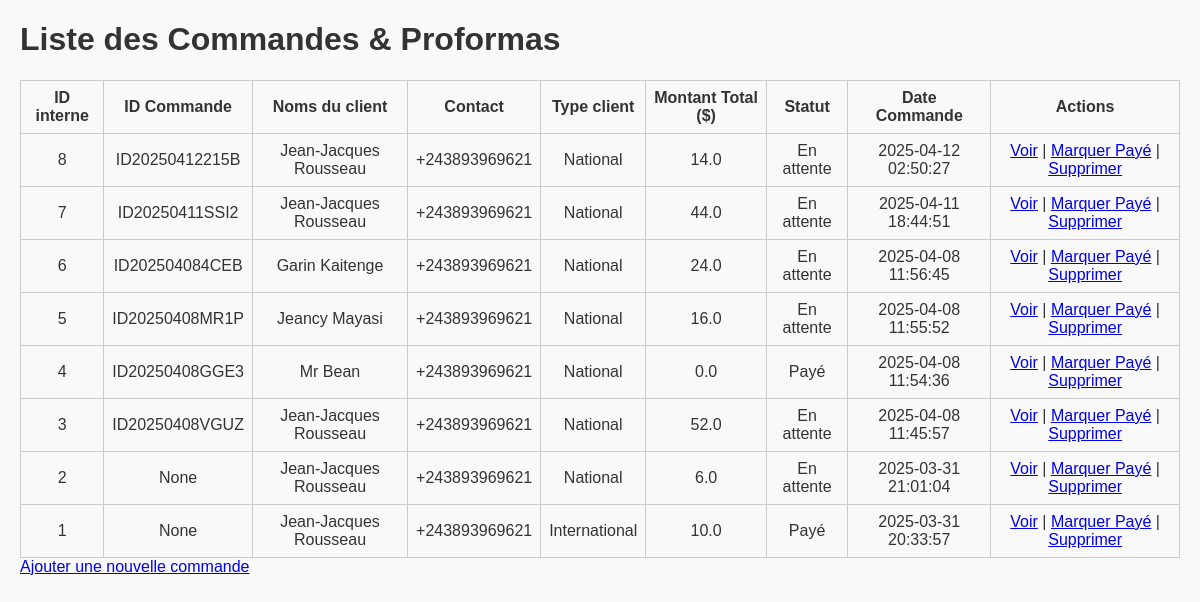
/commandes/liste, run on an earlier commit of the app's database.
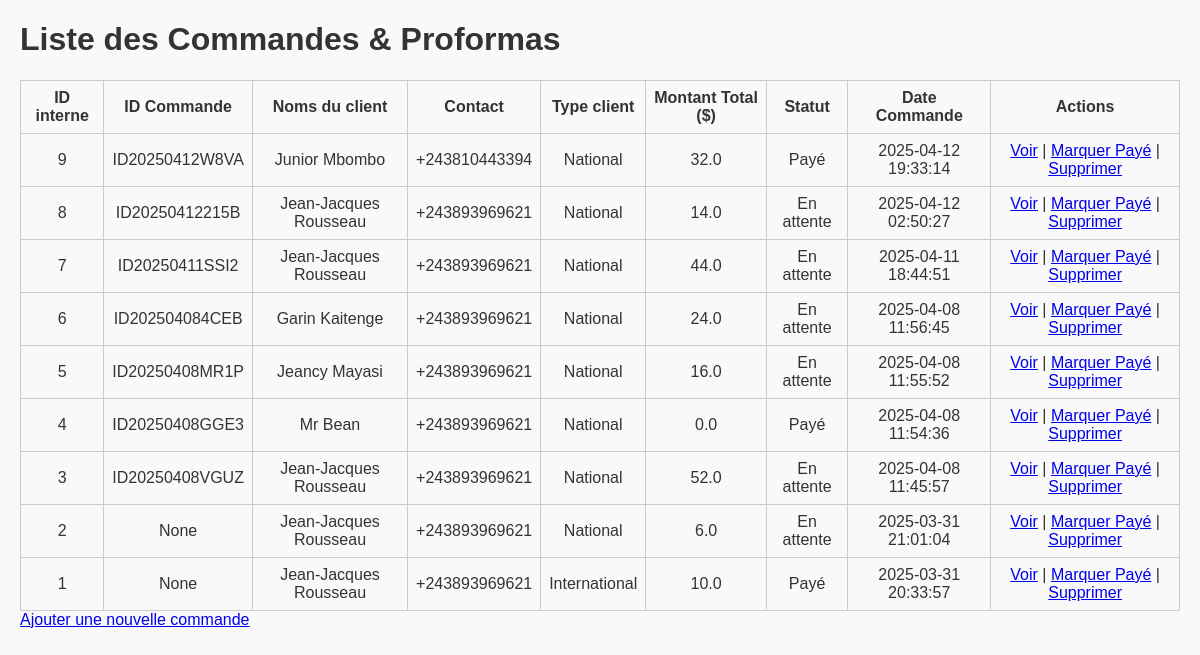
And on a later commit of the database.
### tables this page shows
CREATE TABLE proformas (
            id INTEGER PRIMARY KEY AUTOINCREMENT,
            nom_client TEXT,
            contact TEXT,
            type_client TEXT,
            produits TEXT,
            montant_total REAL,
            mode_livraison TEXT,
            frais_livraison REAL,
            observations TEXT,
            date_commande TEXT,
            date_generation TEXT,
            date_expiration TEXT,
            statut TEXT,
            chemin_fichier TEXT
        , id_commande TEXT);

### routes/commandes_routes.py (the view)
@commandes_bp.route("/liste")
def liste_commandes():
    conn = sqlite3.connect(DB_NAME)
    c = conn.cursor()
    c.execute('''
        SELECT
            id,
            id_commande,
            nom_client,
            contact,
            type_client,
            produits,
            montant_total,
            mode_livraison,
            frais_livraison,
            observations,
            date_commande,
            date_generation,
            date_expiration,
            statut,
            chemin_fichier
        FROM proformas
        ORDER BY id DESC
    ''')
    commandes = c.fetchall()
    conn.close()
    return render_template("commandes_liste.html", commandes=commandes)

### templates/commandes_liste.html (shortened to what this page needs)
<!DOCTYPE html>
<html lang="fr">
<head>
  <link rel="stylesheet" href="{{ url_for('static', filename='style.css') }}">
</head>
<body>
  <h1>Liste des Commandes & Proformas</h1>
  <table border="1" cellpadding="5">
    <tr>
      <th>ID interne</th>
      <th>ID Commande</th>
      <th>Noms du client</th>
      <th>Contact</th>
      <th>Type client</th>
      <th>Montant Total ($)</th>
      <th>Statut</th>
      <th>Date Commande</th>
      <th>Actions</th>
    </tr>
    {% for row in commandes %}
    <tr>
      <td>{{ row[0] }}</td>
      <td>{{ row[1] }}</td>
      <td>{{ row[2] }}</td>
      <td>{{ row[3] }}</td>
      <td>{{ row[4] }}</td>
      <td>{{ row[6] }}</td>
      <td>{{ row[13] }}</td>
      <td>{{ row[10] }}</td>
      <td>
        <a href="{{ url_for('commandes.view_proforma', proforma_id=row[0]) }}">Voir</a> |
        <a href="{{ url_for('commandes.changer_statut', proforma_id=row[0], nouveau_statut='Payé') }}">Marquer Payé</a> |
        <a href="{{ url_for('commandes.delete_commande', proforma_id=row[0]) }}" onclick="return confirm('Supprimer ?');">Supprimer</a>
      </td>
    </tr>
    {% endfor %}
  </table>
  <a href="{{ url_for('commandes.nouvelle_commande') }}">Ajouter une nouvelle commande</a>
</body>
</html>

What changed in the data, as far as the page shows it:
added proformas: id "9", id_commande "ID20250412W8VA", nom_client "Junior Mbombo", contact "+243810443394", type_client "National", montant_total "32.0", statut "Payé", date_commande "2025-04-12 19:33:14"
